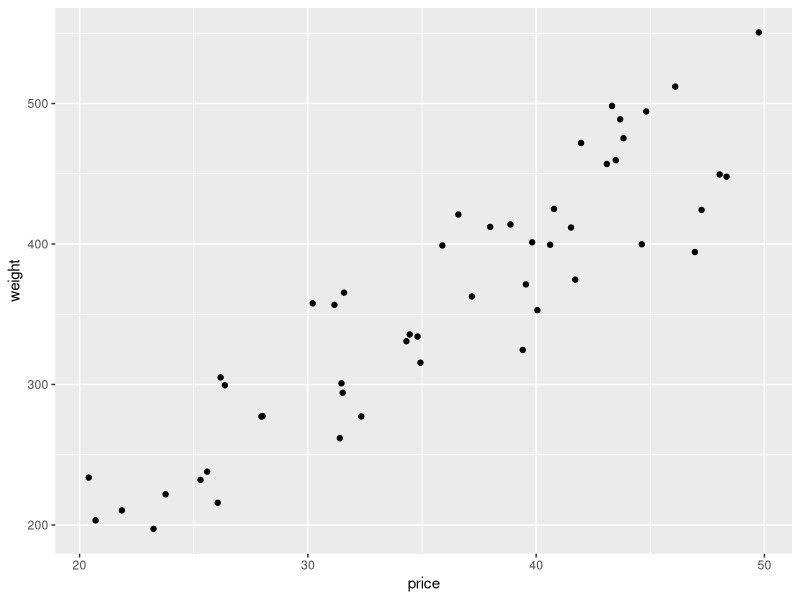
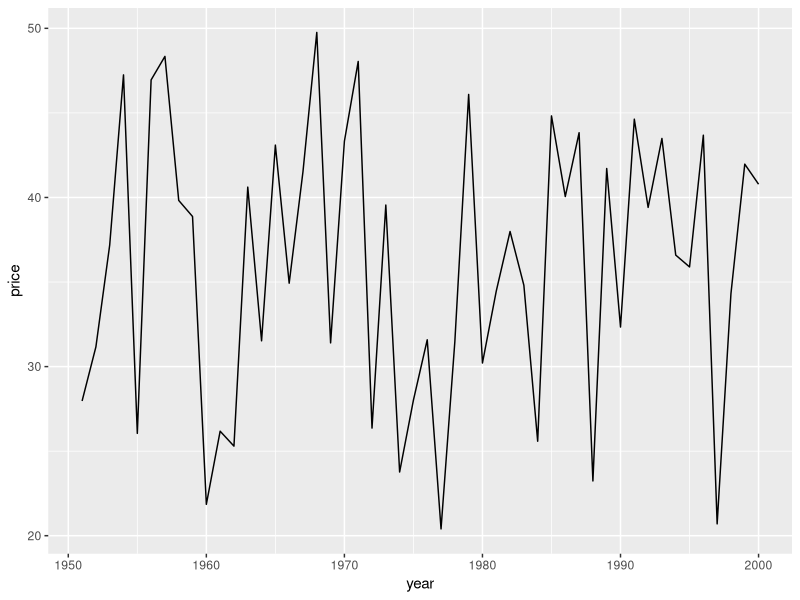
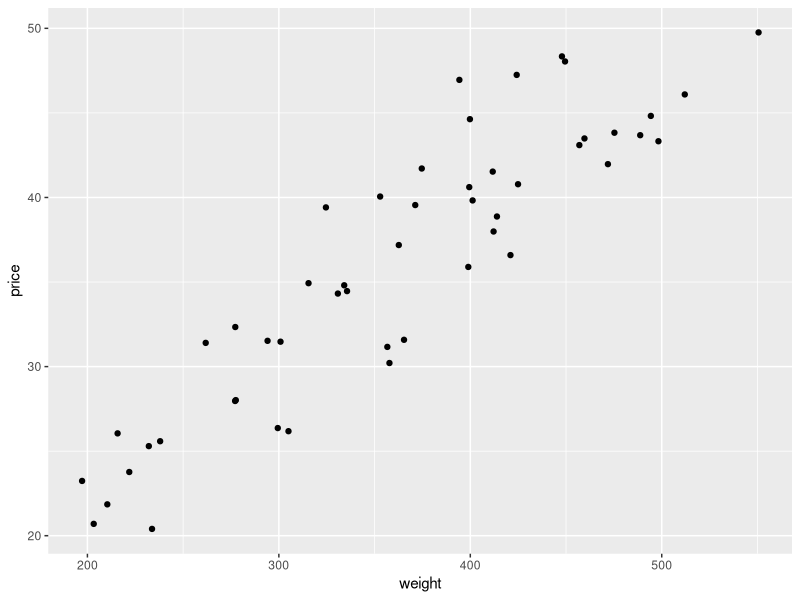
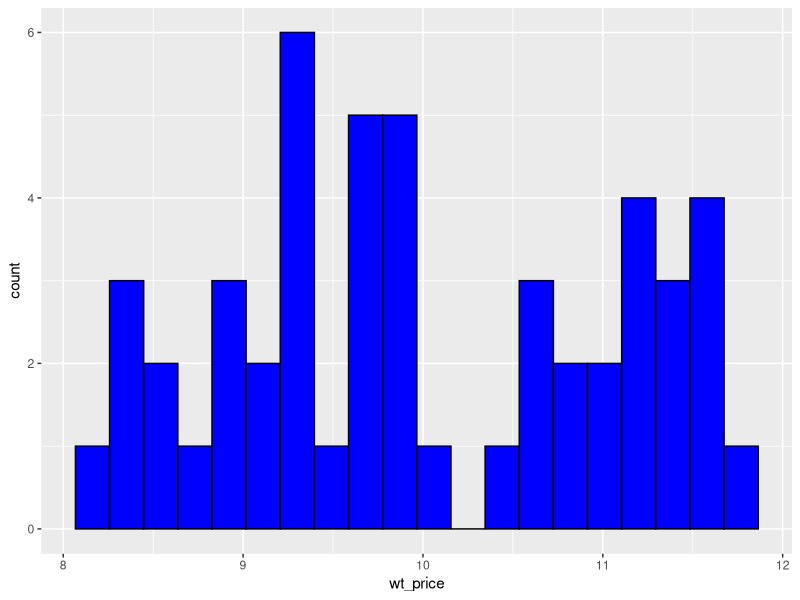
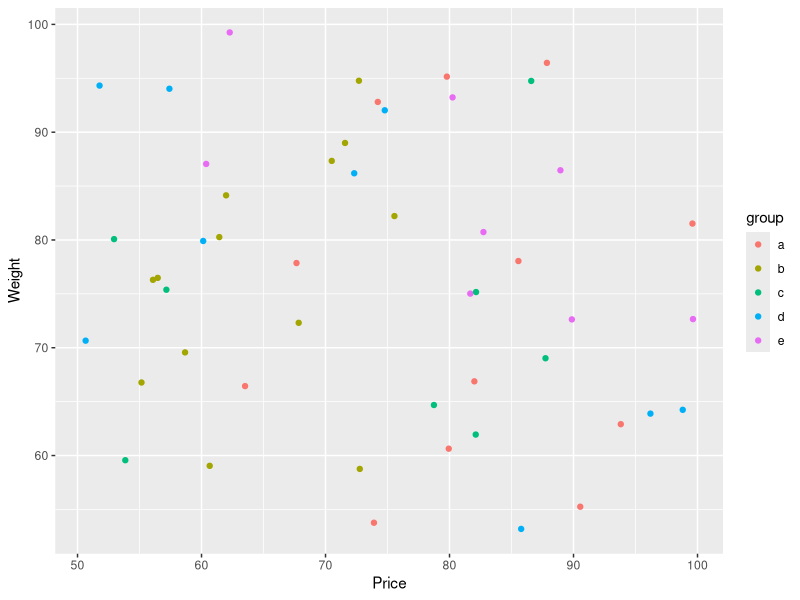
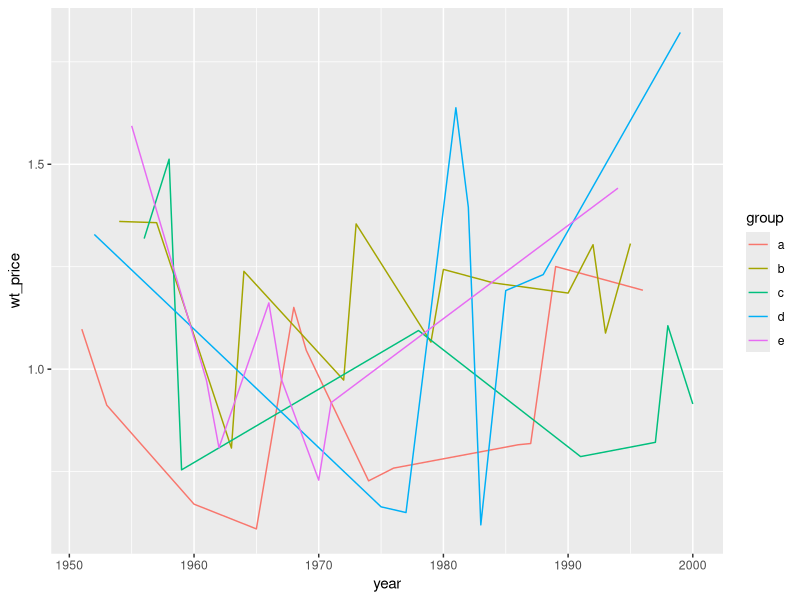
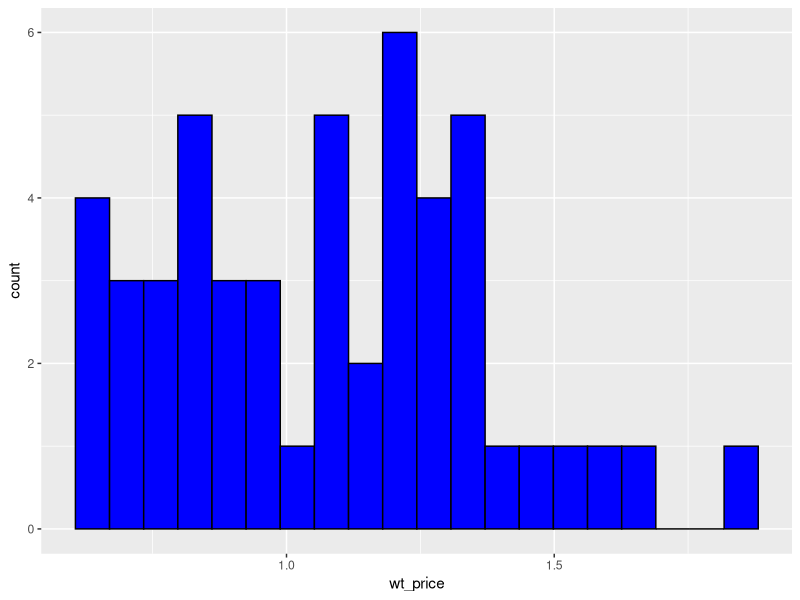
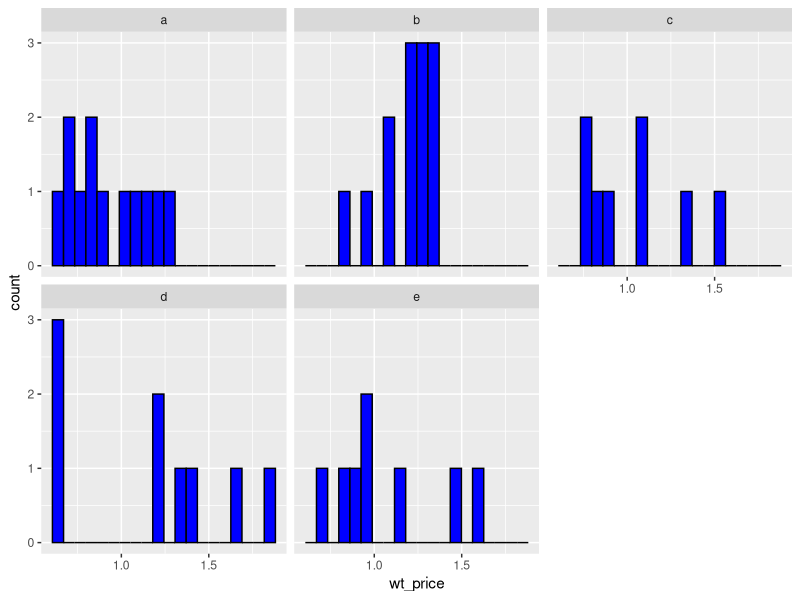

Reproduce these figures in R, in order.
## ---- chunk 1
library(tidyverse)
set.seed(1)
price_weight_long <- tibble(
  year = 1951:2000, 
  price = runif(n = length(year), 20, 50),
  weight = (price * 10) * runif(n = length(year), 0.8, 1.2)
) %>% pivot_longer(
  cols = price:weight, names_to = "element", values_to = "value"
) %>% arrange(element)

## ---- chunk 2
price_weight_long %>%
  pivot_wider(names_from = element, values_from = value) %>%
  mutate(wt_price = weight / price) %>%
  ggplot() + geom_point(aes(x = price, y = weight))
## ---- chunk 3
price_weight_long %>%
  pivot_wider(names_from = element, values_from = value) %>%
  mutate(wt_price = weight / price) %>%
  ggplot() + geom_line(aes(x = year, y = price))
## ---- chunk 4
price_weight_long %>%
  pivot_wider(names_from = element, values_from = value) %>%
  group_by(year) %>% 
  summarize_all(list(mean)) %>%
  ggplot() + geom_point(aes(x = weight, y = price))
## ---- chunk 5
price_weight_long %>%
  pivot_wider(names_from = element, values_from = value) %>%
  mutate(wt_price = weight / price) %>%
  ggplot() +
  geom_histogram(aes(x = wt_price), color = "black", fill = "blue", bins = 20)
## ---- chunk 6
set.seed(1)
price_weight2 <- tibble(
  year = rep(1951:2000, 2), 
  group = rep(sample(letters[1:5], 50, replace = TRUE), 2), 
  value = runif(n = 100, min = 50, max = 100),
  element = c(rep("Price", 50), rep("Weight", 50))
)
## ---- chunk 7
price_weight2 %>%
  pivot_wider(names_from = element, values_from = value) %>%
  mutate(wt_price = Weight / Price) %>%
  ggplot() + geom_point(aes(x = Price, y = Weight, color = group))
## ---- chunk 8
price_weight2 %>%
  pivot_wider(names_from = element, values_from = value) %>%
  mutate(wt_price = Weight / Price) %>%
  ggplot() + geom_line(aes(x = year, y = wt_price, color = group))
## ---- chunk 9
price_weight2 %>%
  pivot_wider(names_from = element, values_from = value) %>%
  mutate(wt_price = Weight / Price) %>%
  ggplot() +
  geom_histogram(aes(x = wt_price), color = "black", fill = "blue", bins = 20)
## ---- chunk 10
price_weight2 %>%
  pivot_wider(names_from = element, values_from = value) %>%
  mutate(wt_price = Weight / Price) %>%
  ggplot() +
  geom_histogram(aes(x = wt_price), color = "black", fill = "blue", bins = 20) +
  facet_wrap(facets = ~group)
